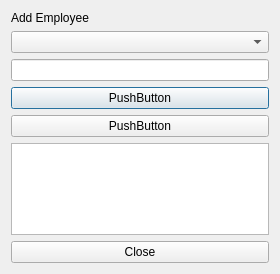
<?xml version="1.0" encoding="UTF-8"?>
<ui version="4.0">
 <class>Addname</class>
 <widget class="QDialog" name="Addname">
  <property name="geometry">
   <rect>
    <x>0</x>
    <y>0</y>
    <width>280</width>
    <height>274</height>
   </rect>
  </property>
  <property name="windowTitle">
   <string>addname — The Dollar Tracker</string>
  </property>
  <layout class="QVBoxLayout" name="layout">
   <item>
    <widget class="QLabel" name="title">
     <property name="text">
      <string>Add Employee</string>
     </property>
    </widget>
   </item>
   <item>
    <widget class="QComboBox" name="comboRole"/>
   </item>
   <item>
    <widget class="QLineEdit" name="editId"/>
   </item>
   <item>
    <widget class="QPushButton" name="saveBtn">
     <property name="text">
      <string>PushButton</string>
     </property>
    </widget>
   </item>
   <item>
    <widget class="QPushButton" name="closeBtn_2">
     <property name="text">
      <string>PushButton</string>
     </property>
    </widget>
   </item>
   <item>
    <widget class="QTextEdit" name="area"/>
   </item>
   <item>
    <widget class="QPushButton" name="closeBtn">
     <property name="text">
      <string>Close</string>
     </property>
    </widget>
   </item>
  </layout>
 </widget>
 <resources/>
 <connections/>
</ui>
